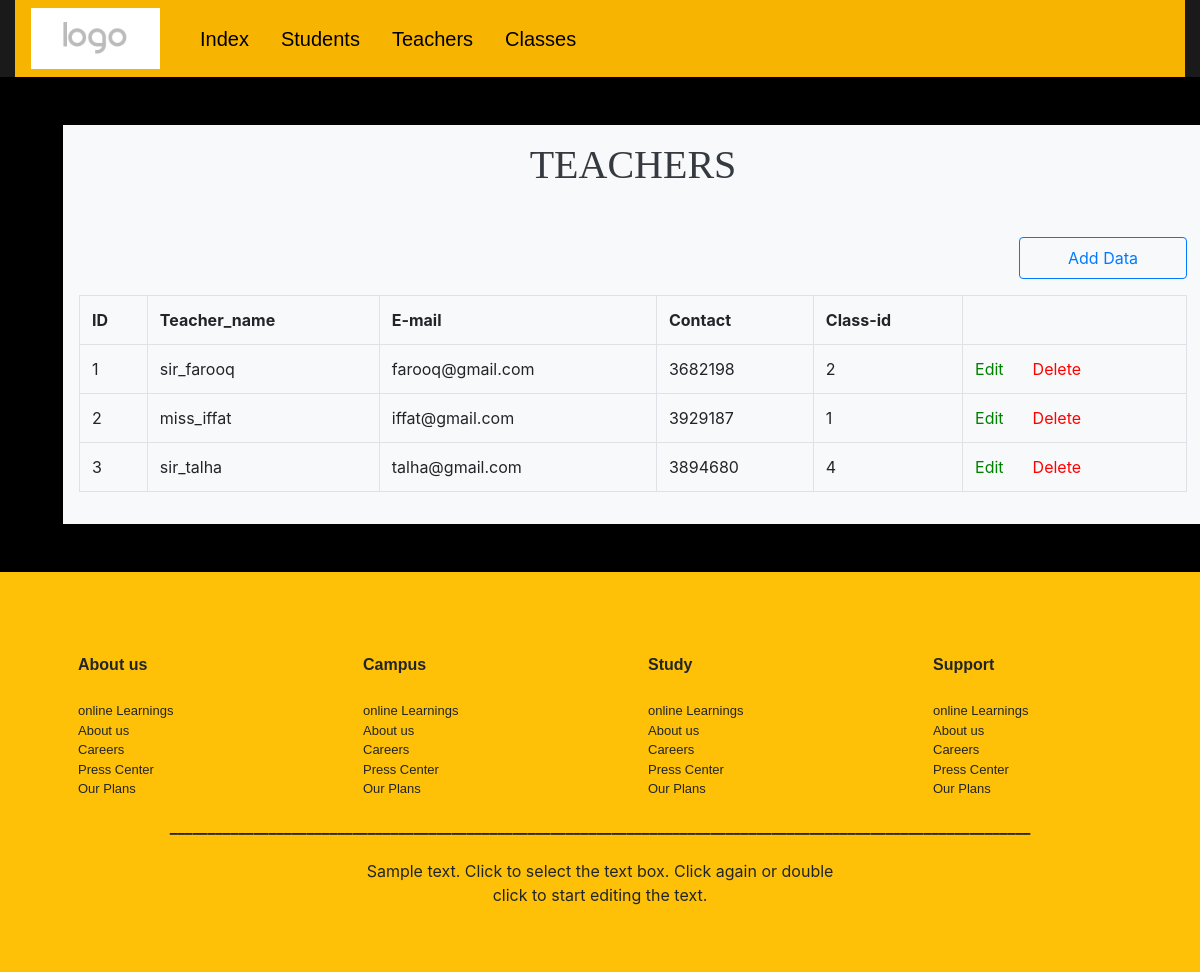
Page /teacher.php on the committed database.
### tables this page shows
CREATE TABLE `teachers` (
  `id` int(1) NOT NULL,
  `teacher_name` varchar(10) NOT NULL,
  `email` varchar(92) NOT NULL,
  `contact` int(13) NOT NULL,
  `class_id` int(255) NOT NULL
);

### teacher.php (the view, shortened to what this page needs)
<?php
    include ("connect.php");
    $sql = "SELECT * FROM teachers";
    $result = $conn->query($sql);
?>
<!DOCTYPE html>
<html lang="en">
<head>
    <link rel="stylesheet" href="assets/css/bootstrap.css">
    <link rel="stylesheet" href="assets/css/bootstrap.min.css">
    <link rel="stylesheet" href="assets/css/fontawesome.min.css">
</head>
<body style ="background-color:black;">
    <div style="background-color: #1A1A1A;">
        <?php include ("nav.php") ?>
    </div>
    <div class="container-fluid">
        <div class="m-5 shadow-lg bg-light p-3 container">
            <h1 class="text-center text-dark mb-5" style ="font-family:'fantasy';">TEACHERS</h1>
            <a href="teacher_create.php"><button style = "float:right;" class="  btn pl-5 pr-5 pt-2 pb-2 btn-outline-primary mb-3">Add Data</button></a>
            <table class="table table-hover  table-bordered ">
                <tr>
                    <th>ID</th>
                    <th>Teacher_name</th>
                    <th>E-mail</th>
                    <th>Contact</th>
                    <th>Class-id</th>
                </tr>
                <?php
                    if ($result->num_rows > 0){
                        while($row = $result->fetch_assoc()){
                ?>
                <tr>
                    <td><?php echo $row['id']; ?></td>
                    <td><?php echo $row['teacher_name']; ?></td>
                    <td><?php echo $row['email']; ?></td>
                    <td><?php echo $row['contact']; ?></td>
                    <td><?php echo $row['class_id']; ?></td>
                    <td>
                        <a style = "color:green;" href="teacher_edit.php?id=<?php echo $row['id']?>"> Edit</a>&nbsp;
                        <a style = "color:red;padding-left:20px;" href="teacher_delete.php?id=<?php echo $row['id']?>"> Delete</a>&nbsp;
                    </td>
                </tr>
                <?php
                        }
                    }
                ?>
            </table>
        </div>
    </div>
    <?php include ("fooTer.php"); ?>
</body>
</html>

### nav.php (shortened to what this page needs)
<!DOCTYPE html>
<html lang="en">
<head>
    <link rel="stylesheet" href="assets/css/bootstrap.css">
    <link rel="stylesheet" href="assets/css/bootstrap.min.css">
    <link rel="stylesheet" href="assets/css/fontawesome.min.css">
</head>
<body>
<div class="container-fluid">
        <nav style=" background-color: rgba(255, 187, 0, 0.966); font-size: 20px;  font-family: 'Trebuchet MS', 'Lucida Sans Unicode', 'Lucida Grande', 'Lucida Sans', Arial, sans-serif;" class= "  navbar navbar-expand-sm  navbar-dark">
            <img src="assets/img/logo.PNG" alt="logo">
            <ul  class="navbar-nav">
            <li class="nav-item pl-3">
                <a style="color: black;" class="nav-link" href="index.php">Index</a>
              </li>
              <li class="nav-item  pl-3">
                <a style="color: black;" class="nav-link" href="student.php">Students</a>
              </li>
              <li class="nav-item pl-3">
                <a style="color: black;" class="nav-link" href="teacher.php">Teachers</a>
              </li>
              <li class="nav-item pl-3">
                <a style="color: black;" class="nav-link" href="class.php">Classes</a>
              </li>
            </ul>
          </nav>
          </div>
          </body>
</html>

### fooTer.php (shortened to what this page needs)
<!DOCTYPE html>
<html lang="en">
<head>
    <link rel="stylesheet" href="assets/css/bootstrap.css">
    <link rel="stylesheet" href="assets/css/bootstrap.min.css">
    <link rel="stylesheet" href="assets/css/fontawesome.min.css">
</head>
<body>
<footer>
            <div style="height: 400px;" class="container-fluid bg-warning mt-5">
              <div class="container">
                <div class="row">
                  <div style="margin-top: 80px;" class="col-md-3 pl-5 ">
                    <b style="font-family: 'Trebuchet MS', 'Lucida Sans Unicode', 'Lucida Grande', 'Lucida Sans', Arial, sans-serif;">About us</b><br><br>
                    <p style="font-size: 13px;font-family: 'Trebuchet MS', 'Lucida Sans Unicode', 'Lucida Grande', 'Lucida Sans', Arial, sans-serif;">online Learnings <br> About us <br>Careers <br>Press Center <br>Our Plans</p>
                  </div>
                  <div style="margin-top: 80px;" class="col-md-3 pl-5 ">
                    <b style="font-family: 'Trebuchet MS', 'Lucida Sans Unicode', 'Lucida Grande', 'Lucida Sans', Arial, sans-serif;">Campus</b><br><br>
                    <p style="font-size: 13px;font-family: 'Trebuchet MS', 'Lucida Sans Unicode', 'Lucida Grande', 'Lucida Sans', Arial, sans-serif;">online Learnings <br> About us <br>Careers <br>Press Center <br>Our Plans</p>
                  </div>
                  <div style="margin-top: 80px;" class="col-md-3 pl-5 ">
                    <b style="font-family: 'Trebuchet MS', 'Lucida Sans Unicode', 'Lucida Grande', 'Lucida Sans', Arial, sans-serif;">Study</b><br><br>
                    <p style="font-size: 13px;font-family: 'Trebuchet MS', 'Lucida Sans Unicode', 'Lucida Grande', 'Lucida Sans', Arial, sans-serif;">online Learnings <br> About us <br>Careers <br>Press Center <br>Our Plans</p>
                  </div>
                  <div style="margin-top: 80px;" class="col-md-3 pl-5 ">
                    <b style="font-family: 'Trebuchet MS', 'Lucida Sans Unicode', 'Lucida Grande', 'Lucida Sans', Arial, sans-serif;">Support</b><br><br>
                    <p style="font-size: 13px;font-family: 'Trebuchet MS', 'Lucida Sans Unicode', 'Lucida Grande', 'Lucida Sans', Arial, sans-serif;">online Learnings <br> About us <br>Careers <br>Press Center <br>Our Plans</p>
                  </div>
                </div>
                <div class="text-center">
                <span style="margin-top: 20px;"  ><b> _________________________________________________________________________________________________________________</b></span>
                <p style="margin-top: 20px;">Sample text. Click to select the text box. Click again or double <br> click to start editing the text.</p>
              </div>
              </div>
            </div>
          </footer>
          </body>
</html>

### teacher.php (style rules this page uses)
a:link { text-decoration: none; }

### rows in the picture
teachers: id "1", teacher_name "sir_farooq", email "farooq@gmail.com", contact "3682198", class "2"
teachers: id "2", teacher_name "miss_iffat", email "iffat@gmail.com", contact "3929187", class "1"
teachers: id "3", teacher_name "sir_talha", email "talha@gmail.com", contact "3894680", class "4"
